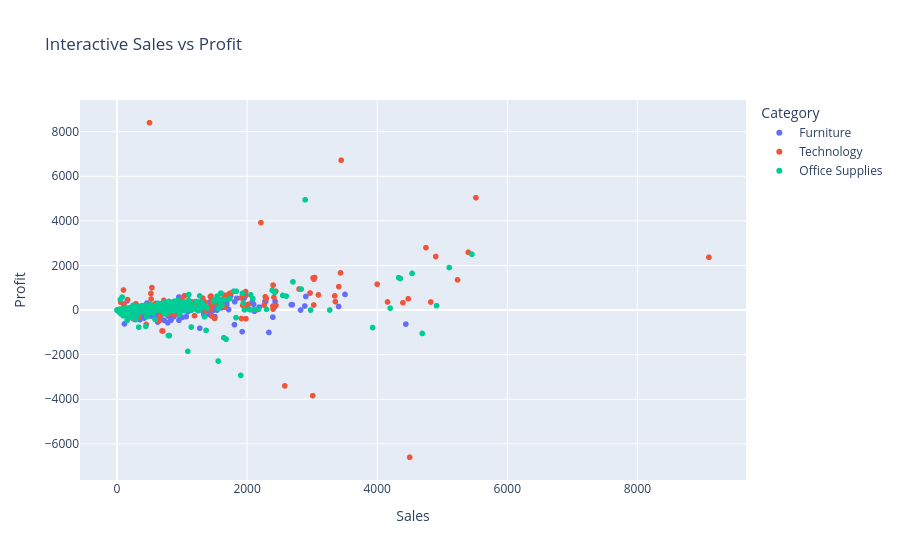

The code cell stored with this chart in its notebook:
### Markdown cell above
### 5. Build interactive charts with hover information

### Code cell
import plotly.express as px

# Interactive scatter: Sales vs Profit
fig = px.scatter(df, x="Sales", y="Profit",
                 color="Category",
                 hover_data=["Customer Name", "Product Name"],
                 title="Interactive Sales vs Profit")
fig.show()

### Figure 1 — Plotly figure (JSON) as saved in the notebook; plotly's stock layout.template omitted (floating-point values rounded to 4 significant figures; data arrays with more than 128 entries replaced by an {"elided": "..."} marker saying what was removed)
{"data": [{"customdata": {"elided": "1249x2 str values"}, "hovertemplate": "Category=Furniture<br>Sales=%{x}<br>Profit=%{y}<br>Customer Name=%{customdata[0]}<br>Product Name=%{customdata[1]}<extra></extra>", "legendgroup": "Furniture", "marker": {"color": "#636efa", "symbol": "circle"}, "mode": "markers", "name": "Furniture", "showlegend": true, "type": "scattergl", "x": {"elided": "1249 float values"}, "xaxis": "x", "y": {"elided": "1249 float values"}, "yaxis": "y"}, {"customdata": {"elided": "1083x2 str values"}, "hovertemplate": "Category=Technology<br>Sales=%{x}<br>Profit=%{y}<br>Customer Name=%{customdata[0]}<br>Product Name=%{customdata[1]}<extra></extra>", "legendgroup": "Technology", "marker": {"color": "#EF553B", "symbol": "circle"}, "mode": "markers", "name": "Technology", "showlegend": true, "type": "scattergl", "x": {"elided": "1083 float values"}, "xaxis": "x", "y": {"elided": "1083 float values"}, "yaxis": "y"}, {"customdata": {"elided": "3569x2 str values"}, "hovertemplate": "Category=Office Supplies<br>Sales=%{x}<br>Profit=%{y}<br>Customer Name=%{customdata[0]}<br>Product Name=%{customdata[1]}<extra></extra>", "legendgroup": "Office Supplies", "marker": {"color": "#00cc96", "symbol": "circle"}, "mode": "markers", "name": "Office Supplies", "showlegend": true, "type": "scattergl", "x": {"elided": "3569 float values"}, "xaxis": "x", "y": {"elided": "3569 float values"}, "yaxis": "y"}], "layout": {"legend": {"title": {"text": "Category"}, "tracegroupgap": 0}, "title": {"text": "Interactive Sales vs Profit"}, "xaxis": {"anchor": "y", "domain": [0, 1], "title": {"text": "Sales"}}, "yaxis": {"anchor": "x", "domain": [0, 1], "title": {"text": "Profit"}}}}
